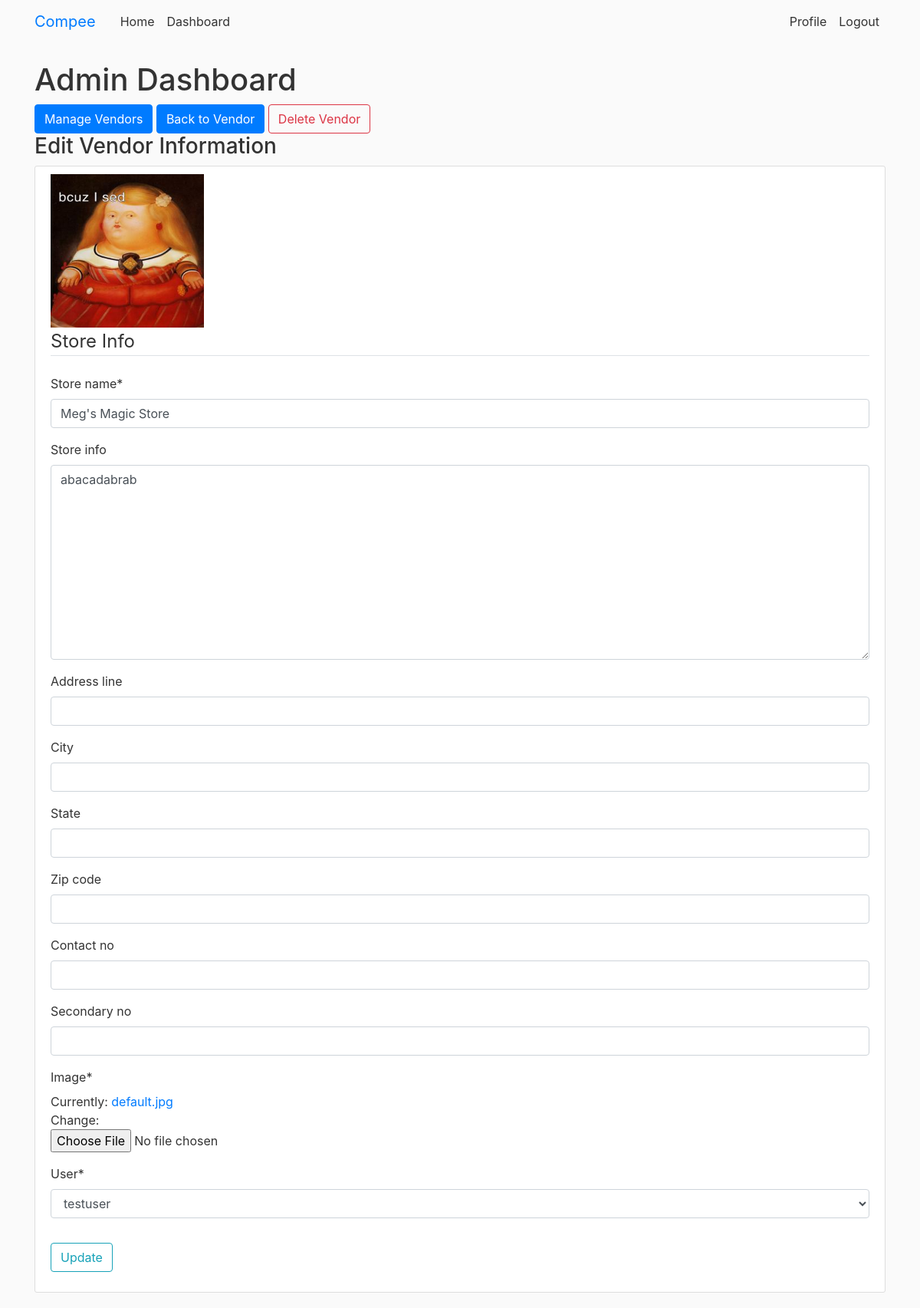
The app's page /dashboard/vendor/1/update/ (signed in), older data.
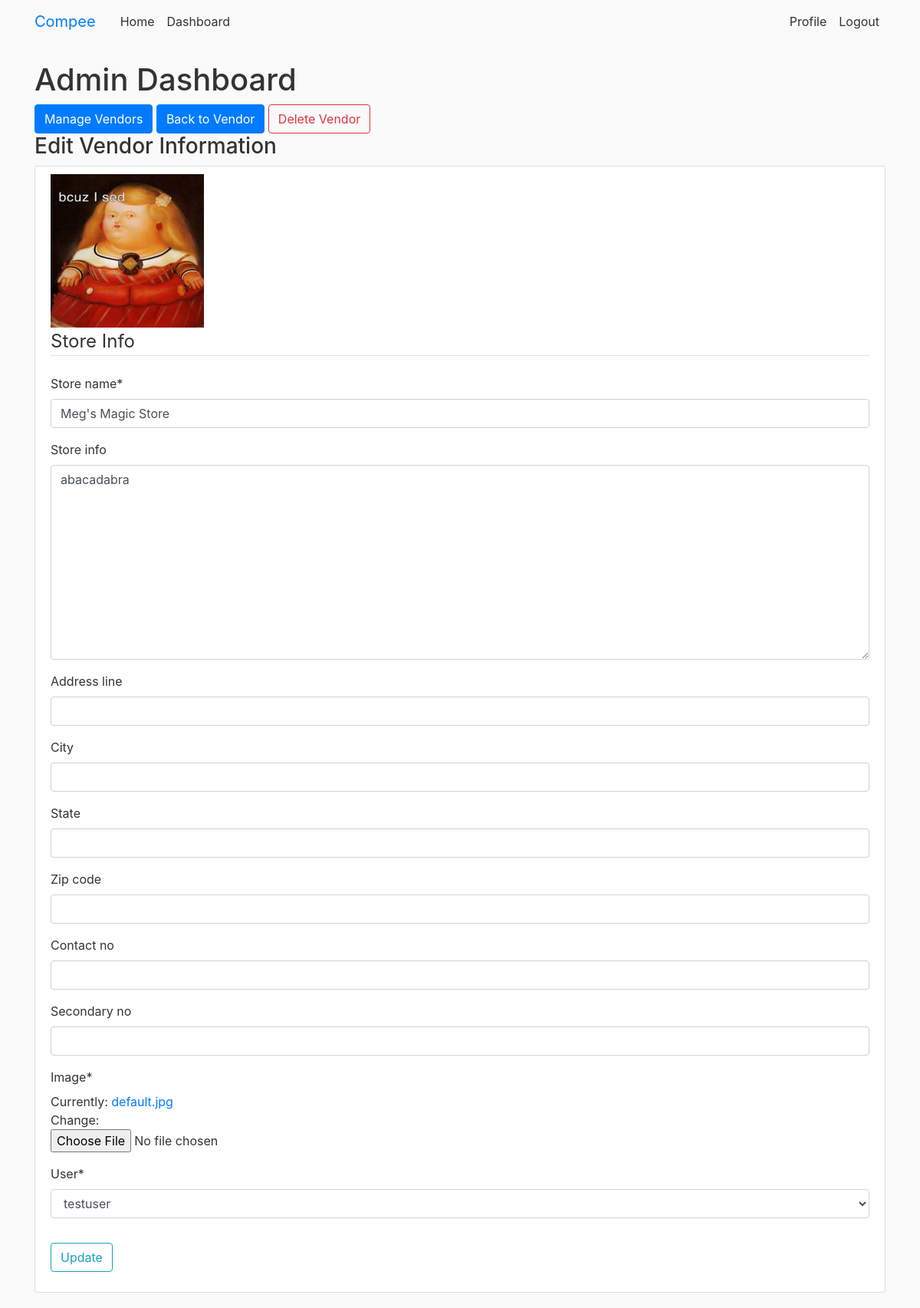
The same page, newer data.
### users/models.py (models this page shows, shortened)
class Vendor(models.Model):
    vendor_id = models.AutoField(primary_key=True)
    store_name = models.CharField(max_length=100, default='no name')
    store_info = models.TextField(blank=True, null=True)
    address_line = models.CharField(max_length=100, blank=True, null=True)
    city = models.CharField(max_length=50, blank=True, null=True)
    state = models.CharField(max_length=50, blank=True, null=True)
    zip_code = models.PositiveSmallIntegerField(blank=True, null=True)
    date_joined = models.DateTimeField(default=timezone.now)
    contact_no = models.CharField(max_length=15, blank=True, null=True, validators=[numericCheck])
    secondary_no = models.CharField(max_length=15, blank=True, null=True, validators=[numericCheck])
    image = models.ImageField(default='default.jpg', upload_to='store_pics')
    user = models.ForeignKey(User, on_delete=models.CASCADE)

### admins/views.py (the view, shortened to what this page needs)
# urls.py: path('vendor/<int:pk>/update/', VendorUpdateView.as_view(
class VendorUpdateView(LoginRequiredMixin, UserPassesTestMixin, UpdateView):
    model = Vendor
    fields = ['store_name', 'store_info', 'address_line', 'city', 'state',
                'zip_code', 'contact_no', 'secondary_no', 'image', 'user']
    def test_func(self):
        return self.request.user.groups.filter(name='Admin').exists()

### users/templatetags/logged_in.py (called while the page is built)
@register.filter(name='has_group')
def has_group(user, group_name):
    return user.groups.filter(name=group_name).exists()

### templates/admins/vendors/vendor_update.html (shortened to what this page needs)
{% extends "admins/dashboard.html" %}
{% load crispy_forms_tags %}
{% block dash-content %}
    <a href="{% url 'vendor-detail' vendor.vendor_id %}" class="btn btn-primary">Back to Vendor</a>
    <a href="{% url 'vendor-delete' vendor.vendor_id %}" class="btn btn-outline-danger">Delete Vendor</a>
    <h3>Edit Vendor Information</h3>
    <div class="content-section">
        <div class="media">
            <img src="{{ vendor.image.url }}" width="200px" height="200px">
        </div>
        <form method = "POST" enctype = "multipart/form-data">
            <fieldset class = "form-group">
                <legend class = "border-bottom mb-4">Store Info</legend>
                {{ form|crispy }}
            </fieldset>
            <div class="form-group">
                <button class = "btn btn-outline-info" type = "submit">Update</button>
            </div>
        </form>
    </div>
{% endblock dash-content %}

Row changes from the older to the newer data that the page shows:
changed Vendor "Meg's Magic Store": store_info "abacadabrab" → "abacadabra"
